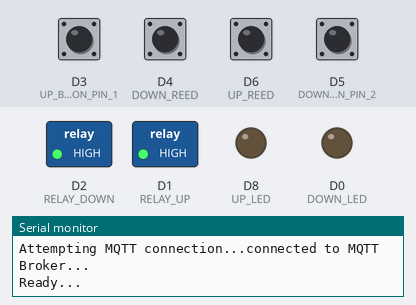
The sketch below on a simulated ESP8266 (Wemos D1 mini). Parts: switched loads named in the sketch (green lamp = pin HIGH), output pins drawn as LEDs (lit = HIGH), the last lines printed to the serial monitor. Inputs (shaded band) come from the test bench; at power-on: D3 (UP_BUTTON_PIN_1), D4 (DOWN_REED), D5 (DOWN_BUTTON_PIN_2), D6 (UP_REED) HIGH. WiFi joins after 1.5 s; servers stay silent unless stated; no MQTT or app messages arrive unless stated.

Above: at 2.7 s.
2.8 s: D3 (UP_BUTTON_PIN_1) pulled LOW for 0.15 s
4.8 s: D6 (UP_REED) pulled LOW for 0.15 s
At 4.88 s:
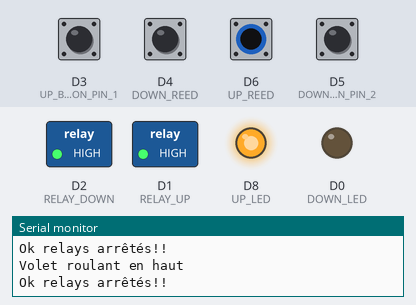
6.4 s: D5 (DOWN_BUTTON_PIN_2) pulled LOW for 0.15 s
Timing chart, 0 to 9.4 s (numbered marks = the images above; inputs shaded):
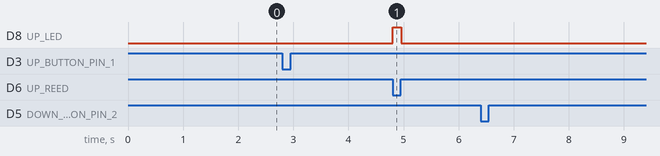

Measured:
- after the input at 4.8 s, D8 (UP_LED): LOW → HIGH at once, → LOW 0.15 s later

The sketch:

rollershutter.ino
```cpp
/****
 * Rollershutter manager
 *
 * F. Guiet
 * Creation           : 20170910
 * Last modification  : 20180425
 *
 * Version            : 18
 *
 * History            : 1.0 - Initial version
 *                      1.1 - Set Wifi to STA mode only (no AP)
 *                      1.2 - Remove webserver and replace with mqtt
 *                      1.3 - Add OTA Update handling
 *                      1.4 - Correct bug in getValue function and sendState function
 *                      1.5 - Correct bugs
 *                      1.6 - Change static json buffer to dynamic json buffer, handle false up reedswitch detection
 *                      1.7 - Handle better up reedswitch detection
 *                      1.8 - 20180425 - Add error state, when reedswitch state is bad and isClosed ans isOpened are both true
 *                             which is impossible !
 *                      1.9 - 20180528 - Improve open/close state detection
 *                      2.0 - 20180528 - Improve open/close state detection
 *
 * Note               : OTA only work correcly only and only if a hard reset is done AFTER serial port upload otherwise ESP will fail to start up on when OTA update occurs
 *                      https://github.com/esp8266/Arduino/issues/1782
 *                      https://github.com/esp8266/Arduino/issues/1017
 *                      Wemos D1 Datasheet : https://wiki.wemos.cc/products:d1:d1_mini
 */

#include <PubSubClient.h>
#include <ESP8266WiFi.h>
#include <SimpleTimer.h>
#include <ArduinoJson.h>
#include <ESP8266HTTPClient.h>
#include <ESP8266httpUpdate.h>
#include <Bounce2.h>

//Bounce debouncer = Bounce();

#define UP_BUTTON_PIN_1 D3
#define DOWN_BUTTON_PIN_2 D5
#define RELAY_UP D1
#define RELAY_DOWN D2
#define UP_REED D6
#define DOWN_REED D4
#define UP_LED D8
#define DOWN_LED D0
#define MAX_RETRY 50

String SENSORID= "7";   //west
//String SENSORID= "8";   //north
IPAddress ip_wemos(192, 168, 1, 40); //west
//IPAddress ip_wemos(192, 168, 1, 41); //north
IPAddress gateway_ip(192, 168, 1, 1); // set gateway to match your network
IPAddress subnet_mask(255, 255, 255,   0);
const char* ssid = "DUMBLEDORE";
const char* password = "frederic";
//Mqtt settings

#define mqtt_server "192.168.1.25"
//#define mqtt_user ""
//#define mqtt_password ""

const int CURRENT_FIRMWARE_VERSION = 23;
String CHECK_FIRMWARE_VERSION_URL = "http://192.168.1.25:8510/automationserver-webapp/api/firmware/getversion/" + SENSORID;
String BASE_FIRMWARE_URL = "http://192.168.1.25:8510/automationserver-webapp/api/firmware/getfirmware/" + SENSORID;
String MQTT_CLIENT_ID = "RollerShutterSensor" + SENSORID;
#define sub_topic1 "/guiet/openhab/rollershutter"
#define sub_topic2 "/guiet/automationserver/rollershutter"
#define pub_topic "/guiet/rollershutter"

enum lastaction {
  action_up,
  action_down,
  action_stop,
  action_unknown
};

lastaction lastactionstate = action_unknown;

WiFiClient espClient;
PubSubClient client(espClient);

// Instantiate a Bounce object
Bounce upButton = Bounce();

// Instantiate another Bounce object
Bounce downButton = Bounce();

Bounce upReed = Bounce();
Bounce downReed = Bounce();

// the timer object
SimpleTimer timer;
SimpleTimer blinkTimer;
SimpleTimer checkForUpdateTimer;
SimpleTimer closeTimer;

bool upAsked = false;
bool downAsked = false;
bool stopAsked = false;
bool resetUpButton = true;
bool resetDownButton = true;
bool isClosed = false;
bool isOpened = false;
bool isLedOn = false;
int timerId = -1;
int closeTimerId = -1;

//Max Time needed to rollershutter to up or down completly (time to shutdown + 5000ms)
int upDownTimeMs = 40000;
//Time needed so rollershutter is completly closed
int completeDownMS = 5000;

DynamicJsonBuffer JSONBuffer;

void setup() {

  //Initialize relay PIN (LOW = RELAY ON, HIGH = REALY OFF)
  pinMode(RELAY_UP,OUTPUT);
  digitalWrite(RELAY_UP, HIGH);

  pinMode(RELAY_DOWN,OUTPUT);
  digitalWrite(RELAY_DOWN, HIGH);

  //Setup the LED :
  pinMode(BUILTIN_LED,OUTPUT);
  digitalWrite(BUILTIN_LED, HIGH);

  pinMode(UP_LED,OUTPUT);
  digitalWrite(UP_LED, LOW);

  pinMode(DOWN_LED,OUTPUT);
  digitalWrite(DOWN_LED, LOW);

  // Setup the first button with an internal pull-up :
  pinMode(UP_BUTTON_PIN_1,INPUT_PULLUP);

  //v1.9 - as said in documentation - https://playground.arduino.cc/Code/Bounce
  //digitalWrite(UP_BUTTON_PIN_1 ,HIGH);

  // After setting up the button, setup the Bounce instance :
  upButton.attach(UP_BUTTON_PIN_1);
  upButton.interval(5); // interval in ms

   // Setup the second button with an internal pull-up :
  pinMode(DOWN_BUTTON_PIN_2,INPUT_PULLUP);

  //v1.9 - as said in documentation - https://playground.arduino.cc/Code/Bounce
  //digitalWrite(DOWN_BUTTON_PIN_2 ,HIGH);

  // After setting up the button, setup the Bounce instance :
  downButton.attach(DOWN_BUTTON_PIN_2);
  downButton.interval(5); // interval in ms

  pinMode(UP_REED,INPUT_PULLUP);

  //v1.9 - as said in documentation - https://playground.arduino.cc/Code/Bounce
  //digitalWrite(UP_REED ,HIGH);

  // After setting up the button, setup the Bounce instance :
  upReed.attach(UP_REED);
  upReed.interval(5); // interval in ms

  pinMode(DOWN_REED,INPUT_PULLUP);

  //v1.9 - as said in documentation - https://playground.arduino.cc/Code/Bounce
  //digitalWrite(DOWN_REED ,LOW);

  // After setting up the button, setup the Bounce instance :
  downReed.attach(DOWN_REED);
  downReed.interval(5); // interval in ms

  Serial.begin(115200);

  connectToWifi();

  //initializeWebServer();
  connectToMqtt();

  initUpDownReedSwitch();

  blinkTimer.setInterval(1000, blinkBuiltInLed);
  checkForUpdateTimer.setInterval(60000, checkForUpdate);

  Serial.println("Ready...");

}

void sendState() {

  String mess = "SETRSSTATE;"+String(SENSORID)+";UNDETERMINED" + ";" + String(CURRENT_FIRMWARE_VERSION);

  if (isOpened) {
    mess = "SETRSSTATE;"+String(SENSORID)+";OPENED" + ";" + String(CURRENT_FIRMWARE_VERSION);
  }

  if (isClosed) {
    mess = "SETRSSTATE;"+String(SENSORID)+";CLOSED" + ";" + String(CURRENT_FIRMWARE_VERSION);
  }

  //v18 - Something reedswith say rollershutter is closed but it is not the case...
  if (isOpened && isClosed) {
     //Reset state so user can close or open rollershutter
     isClosed=false;
     isOpened=false;
     mess = "SETRSSTATE;"+String(SENSORID)+";ERROR" + ";" + String(CURRENT_FIRMWARE_VERSION);
  }

  String downReedState="HIGH";
  if (downReed.read() == LOW) {
    downReedState="LOW";
  }

  String upReedState="HIGH";
  if (upReed.read() == LOW) {
    upReedState="LOW";
  }

  mess = mess + ";DR=" + downReedState + ";UR=" + upReedState;

  client.publish(pub_topic,mess.c_str());
}

void manageUpDownLed() {

  if (isOpened) {
    //rollshutter is opened
    digitalWrite(UP_LED, HIGH);
    //Turn off internal led
    digitalWrite(BUILTIN_LED, HIGH);
  }
  else {
    //rollshutter is closed
    digitalWrite(UP_LED, LOW);
  }

  if (isClosed) {
    //rollshutter is closed
    digitalWrite(DOWN_LED, HIGH);
    //Turn off internal led
    digitalWrite(BUILTIN_LED, HIGH);
    //Send state here to automation server via mqtt
  } else {
    //rollshutter is opened
    digitalWrite(DOWN_LED, LOW);
  }

  sendState();
}

void checkForUpdate() {

  HTTPClient httpClient;
  httpClient.setTimeout(2000);
  Serial.println("Calling : " + CHECK_FIRMWARE_VERSION_URL);
  httpClient.begin( CHECK_FIRMWARE_VERSION_URL );
  int httpCode = httpClient.GET();
  Serial.println("Http code received : "+String(httpCode));
  if( httpCode == 200 ) {
    String result = httpClient.getString();
    Serial.print("Checking version : "+ result);
    JsonObject& parsed= JSONBuffer.parseObject(result);
    if (parsed.success()) {
        int lastVersion = parsed["lastversion"];
        Serial.println("Version courante : " + String(CURRENT_FIRMWARE_VERSION) + ", dernière version : " + String(lastVersion));
        if( lastVersion > CURRENT_FIRMWARE_VERSION ) {
          doOTAUpdate(lastVersion);
        }
    }
  }

  httpClient.end();
}

void doOTAUpdate(int version) {

  t_httpUpdate_return ret  = ESPhttpUpdate.update(BASE_FIRMWARE_URL +  "/" + String(version));

  switch (ret) {
    case HTTP_UPDATE_FAILED:
      Serial.println("[update] Update failed.");
      break;
    case HTTP_UPDATE_NO_UPDATES:
      Serial.println("[update] Update no Updates.");
      break;
    case HTTP_UPDATE_OK:
      Serial.println("[update] Update ok.");
      break;
  }
}

void loop() {

  //In case of Wifi deconnection...just reboot it is better...
  if (WiFi.status() != WL_CONNECTED || !client.connected()) {
      ESP.restart();
  }

  client.loop();

  handleButtons();
  handleRollershutter();

  blinkTimer.run();
  timer.run();
  closeTimer.run();
  checkForUpdateTimer.run();
}

//Led blink only if roller shutter not closed nor opened
void blinkBuiltInLed() {

  if (isOpened || isClosed) {
    return;
  }

  if (!isLedOn) {
    digitalWrite(BUILTIN_LED, LOW);
    isLedOn=true;
  }
  else {
    digitalWrite(BUILTIN_LED, HIGH);
    isLedOn=false;
  }
}

void handleButtons() {
  // Update the Bounce instances :
  upButton.update();
  downButton.update();
  upReed.update();
  downReed.update();

  // Get the updated value :
  int upButtonValue = upButton.read();
  int downButtonValue = downButton.read();

  if (upButtonValue == LOW && resetUpButton) {
    Serial.println("Up Pressed");
    upAsked = true;
    lastactionstate = action_up;
    resetUpButton = false;
  }

  if (upButton.rose()) {
    Serial.println("Up not pressed anymore!! Stop rollershutter");
    stopAsked = true;
    resetUpButton = true;
    lastactionstate = action_stop;
  }

  if (downButtonValue == LOW && resetDownButton) {
    Serial.println("Down Pressed");
    downAsked = true;
    resetDownButton = false;
    lastactionstate = action_down;
  }

  if (downButton.rose()) {
    Serial.println("Down not pressed anymore!! Stop rollershutter");
    stopAsked = true;
    resetDownButton = true;
    lastactionstate = action_stop;
  }

  //lastactionstate != down because sometimes upReed.feel is called 2 times (les aimants sont trop detectés quand on descend le volet)
  if (upReed.read() == LOW && lastactionstate != action_down && !isOpened) {
    //Here rollershutter is up (reed switch connected
    Serial.println("Volet roulant en haut");
    stopAsked = true;
    isOpened = true;
    manageUpDownLed();
  }

  //lastactionstate != up because sometimes upReed.feel is called 2 times (les aimants sont trop detectés quand on monte le volet) => provoque des changements d'états non désires
  if (upReed.read() == HIGH && lastactionstate != action_up && isOpened) {
    isOpened = false;
    manageUpDownLed();
  }

  //ReedSwitch connected, stop rollershutter after 3s so rollershutter is well closed
  if (downReed.read() == LOW && !isClosed) {
    isClosed = true;
    //Here rollershutter is down (reed switch connected)
    Serial.println("Volet roulant en bas");
    closeTimerId = closeTimer.setTimeout(completeDownMS, askToStopRelay);
  }

  //ReedSwitch not connected anymore
  if (downReed.read() == HIGH && isClosed) {

    if (closeTimerId != -1)
      closeTimer.deleteTimer(closeTimerId);

    isClosed = false;
    manageUpDownLed();
  }
}

void askToStopRelay() {
  Serial.println("Time up ! Stop relay asked now...");
  stopAsked = true;
  //isClosed = true;
  manageUpDownLed();
}

void stopRelay() {

  if (timerId != -1)
      timer.deleteTimer(timerId);

  Serial.println("Ok relays arrêtés!!");
  digitalWrite(RELAY_UP, HIGH);
  digitalWrite(RELAY_DOWN, HIGH);
}

void activateRelay(bool up) {

  if (timerId != -1)
    timer.deleteTimer(timerId);

   //Shutdown relay in case reed switch are not working anymore...
  timerId = timer.setTimeout(upDownTimeMs, stopRelayGuard);

  if (up) {
    //Begin by turn off down relay (avoid counter circuit...)
    digitalWrite(RELAY_DOWN, HIGH);
    delay(500);
    //Turn up relay on
    digitalWrite(RELAY_UP, LOW);
    Serial.println("Allez monte!");
  }
  else {
    //Begin by turn off down relay
    digitalWrite(RELAY_UP, HIGH);
    delay(500);
    //Turn up relay on
    digitalWrite(RELAY_DOWN, LOW);
    Serial.println("Allez descend!");
  }
}

void stopRelayGuard() {
  Serial.println("Reed switch not working??? ... Stopping relays ...");
  stopAsked=true;
}

void handleRollershutter() {

  if (upAsked && !isOpened) {

    //Rollershutter is closing, but user asked to open it meanwhile...
    if (closeTimerId != -1)
      closeTimer.deleteTimer(closeTimerId);

    upAsked = false;
    activateRelay(true);
  }
  else {
    //Reset upAsked in case up is asked and roller shutter is already opened
    upAsked = false;
  }

  if (downAsked && !isClosed) {
    downAsked = false;
    activateRelay(false);
  }
  else {
    downAsked = false;
  }

  if (stopAsked) {
    stopAsked = false;
    stopRelay();
  }
}

//In case wifi connexion is lost
//and rs is already opened or closed
//set state correctly
void initUpDownReedSwitch() {
  if (upReed.read() == LOW)
    isOpened=true;

  if (downReed.read() == LOW)
    isClosed=true;

  manageUpDownLed();
}

String getValue(String data, char separator, int index)
{
  int found = 0;
  int strIndex[] = {0, -1};
  int maxIndex = data.length()-1;

  for(int i=0; i<=maxIndex && found<=index; i++){
    if(data.charAt(i)==separator || i==maxIndex){
        found++;
        strIndex[0] = strIndex[1]+1;
        strIndex[1] = (i == maxIndex) ? i+1 : i;
    }
  }

  return found>index ? data.substring(strIndex[0], strIndex[1]) : "";
}

void mqttCallback(char* topic, byte* payload, unsigned int length) {

  char message_buff[100];

  Serial.println("Message recu =>  topic: " + String(topic));

  int i = 0;
  for(i=0; i<length; i++) {
    message_buff[i] = payload[i];
  }
  message_buff[i] = '\0';

  String receivedPayload = String(message_buff);

  Serial.println("Payload: " + receivedPayload);

  String action = getValue(receivedPayload, ';', 0);
  String id = getValue(receivedPayload, ';', 1);
  String request = getValue(receivedPayload, ';', 2);

  if (id == SENSORID) {
    if (action == "SETACTION")  {
      if (request == "UP") {
        lastactionstate = action_up;
        upAsked = true;
      }

      if (request == "DOWN") {
        lastactionstate = action_down;
        downAsked = true;
      }

      if (request == "STOP") {
        lastactionstate = action_stop;
        stopAsked = true;
      }

      if (request == "STATE") {
        sendState();
      }
    }
  }
}

void connectToMqtt() {

  client.setServer(mqtt_server, 1883);
  client.setCallback(mqttCallback);

  int retry = 0;
  Serial.print("Attempting MQTT connection...");
  while (!client.connected()) {
    if (client.connect(MQTT_CLIENT_ID.c_str())) {
      Serial.println("connected to MQTT Broker...");
    }
    else {
      delay(500);
      Serial.print(".");
    }
  }

  if (retry >= MAX_RETRY) {
    ESP.restart();
  } else {
    client.subscribe(sub_topic1);
    client.subscribe(sub_topic2);
  }
}

void connectToWifi()
{
  byte mac[6];

  WiFi.disconnect();
  Serial.println("Connecting to WiFi...");
  WiFi.config(ip_wemos, gateway_ip, subnet_mask);
  WiFi.mode(WIFI_STA);
  WiFi.begin(ssid, password);

  int retry = 0;
  while (WiFi.status() != WL_CONNECTED && retry < MAX_RETRY) {
    delay(500);
    Serial.print(".");
    retry++;
  }

  if (retry >= MAX_RETRY)
    ESP.restart();

  Serial.println ( "" );
  Serial.print ( "Connected to " );
  Serial.println ( ssid );
  Serial.print ( "IP address: " );
  Serial.println ( WiFi.localIP() );

  WiFi.macAddress(mac);
  Serial.print("MAC: ");
  Serial.print(mac[5],HEX);
  Serial.print(":");
  Serial.print(mac[4],HEX);
  Serial.print(":");
  Serial.print(mac[3],HEX);
  Serial.print(":");
  Serial.print(mac[2],HEX);
  Serial.print(":");
  Serial.print(mac[1],HEX);
  Serial.print(":");
  Serial.println(mac[0],HEX);
}
```
